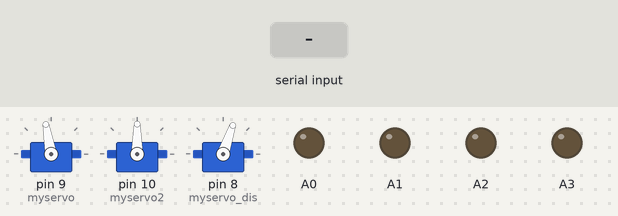
A sketch run on a simulated Arduino Uno, built with avr-gcc and run on an emulated ATmega328P. Shown: 3 × servo, output pins drawn as LEDs (lit = HIGH). The inputs (shaded band) are chosen by the test bench.

Above: at 1.2 s.
1.3 s: "1" received over Serial
At 3.3 s:
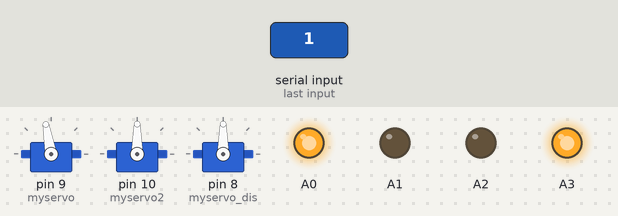
4.3 s: "2" received over Serial
At 5.3 s:
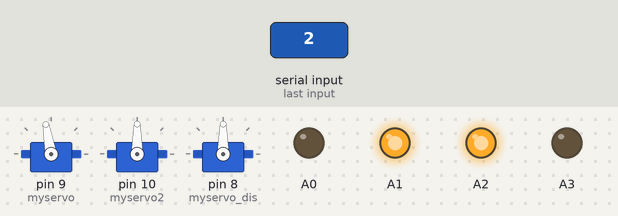
5.8 s: "3" received over Serial
At 6.5 s:
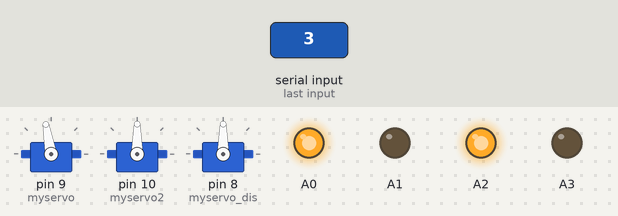
7.3 s: "4" received over Serial
At 7.45 s:
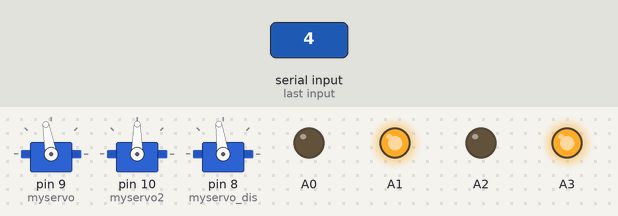
10.3 s: "0" received over Serial
At 11.5 s:
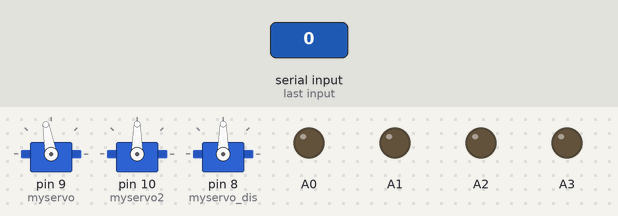
Timing chart, 0 to 13.3 s (numbered marks = the images above; inputs shaded):
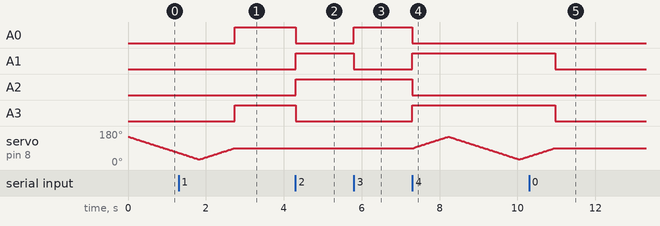

The sketch:

carcon.ino
```cpp
#include <Servo.h>
Servo myservo, myservo2, myservo_dis;

char con = '6';

void setup()
{
  Serial.begin(9600);
  pinMode(A0, OUTPUT);
  pinMode(A1, OUTPUT);
  pinMode(A2, OUTPUT);
  pinMode(A3, OUTPUT);
  //pinMode(3, OUTPUT);
  myservo.attach(9);
  myservo2.attach(10);
  myservo_dis.attach(8);
  myservo.write(100);
  myservo2.write(90);
  myservo_dis.write(90);
  //analogWrite(3, 85);
}

void loop()
{
  if (Serial.available() > 0)
    con = Serial.read();
  switch (con)
  {
    case '0':
      digitalWrite(A0, 0);
      digitalWrite(A1, 0);
      digitalWrite(A2, 0);
      digitalWrite(A3, 0);
      break;
    case '1':
      digitalWrite(A0, 1);
      digitalWrite(A1, 0);
      digitalWrite(A2, 0);
      digitalWrite(A3, 1);
      break;
    case '2':
      digitalWrite(A0, 0);
      digitalWrite(A1, 1);
      digitalWrite(A2, 1);
      digitalWrite(A3, 0);

      break;
    case '3':
      digitalWrite(A0, 1);
      digitalWrite(A1, 0);
      digitalWrite(A2, 1);
      digitalWrite(A3, 0);
    /*  delay(300);
      digitalWrite(A0, 0);
      digitalWrite(A1, 0);
      digitalWrite(A2, 0);
      digitalWrite(A3, 0);
      con = '0';*/
      break;
    case '4':
      digitalWrite(A0, 0);
      digitalWrite(A1, 1);
      digitalWrite(A2, 0);
      digitalWrite(A3, 1);
      /*
      delay(300);
      digitalWrite(A0, 0);
      digitalWrite(A1, 0);
      digitalWrite(A2, 0);
      digitalWrite(A3, 0);
      con = '0';*/
     case '5':          //左转
     for (int pos = 90; pos <= 150; pos += 1)
    {
      myservo_dis.write(pos);
      delay(15);
    }
     case'6':            //右转
      for (int pos = 150; pos >= 30; pos -= 1)
    {
      myservo_dis.write(pos);
      delay(15);
    }
     case'7'://回正
      for (int pos = 30; pos <= 90; pos += 1)
    {
      myservo_dis.write(pos);
      delay(15);
    }

      break;
  }
}
```

Measured:
- after the input at 1.3 s, A0, A3: LOW → HIGH after 1.4 s
- after the input at 4.3 s, A0, A3: HIGH → LOW at once; A1, A2: LOW → HIGH at once
- after the input at 5.8 s, A0: LOW → HIGH at once; A1: HIGH → LOW at once
- after the input at 7.3 s, A0, A2: HIGH → LOW at once; A1, A3: LOW → HIGH at once
- after the input at 10.3 s, A1, A3: HIGH → LOW after 0.66 s; servo on pin 8 (myservo_dis): goes on until 10.9 s, then stays 90°
